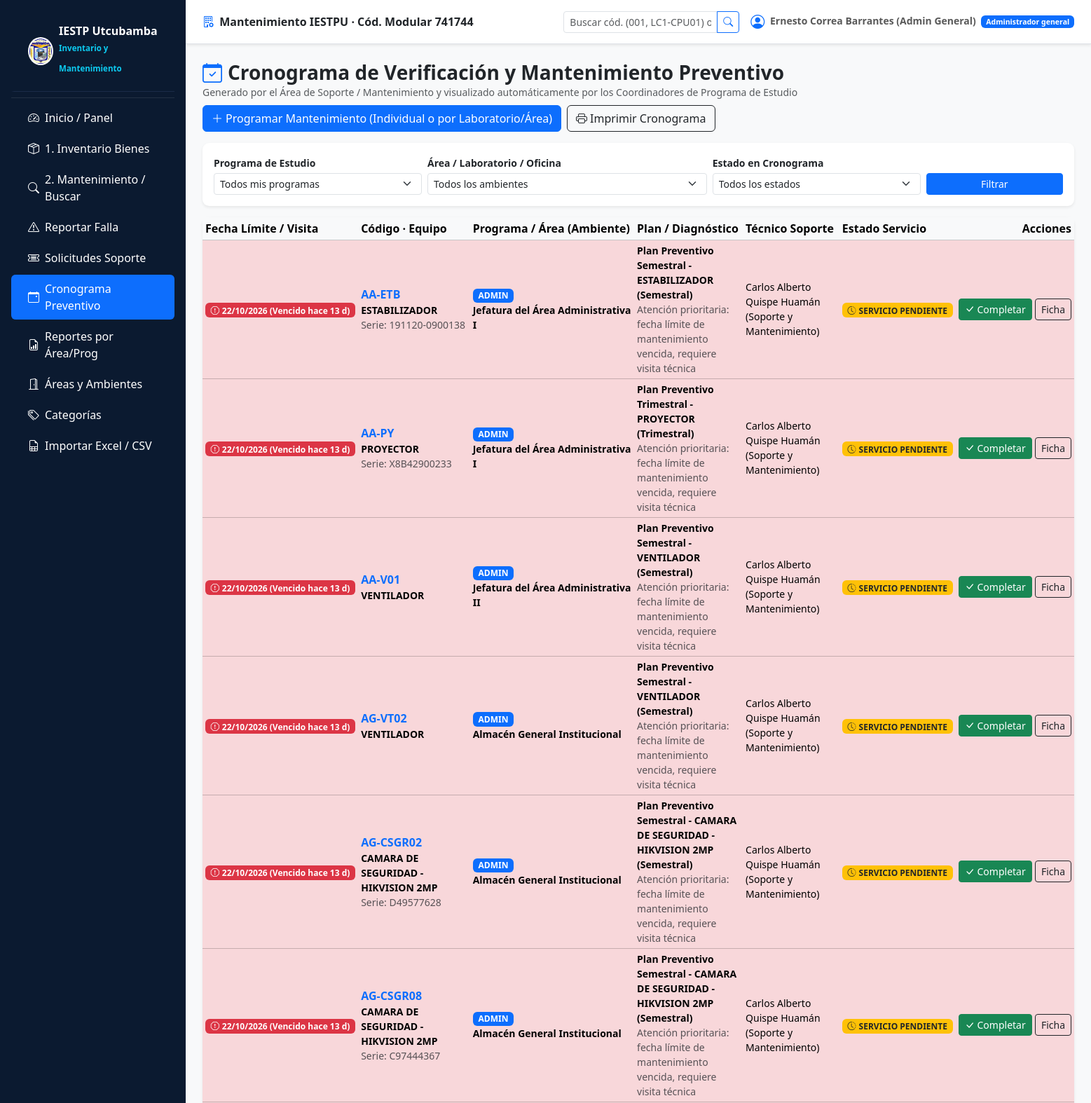
The app's page /admin/cronograma.php (signed in, upper part) with its own data.
### tables this page shows
CREATE TABLE usuarios (
  id               INT UNSIGNED NOT NULL AUTO_INCREMENT,
  rol_id           TINYINT UNSIGNED NOT NULL,
  dni              CHAR(8)      NULL,
  nombres          VARCHAR(100) NOT NULL,
  apellidos        VARCHAR(100) NOT NULL,
  correo           VARCHAR(150) NOT NULL,
  telefono         VARCHAR(20)  NULL,
  password_hash    VARCHAR(255) NOT NULL,           
  debe_cambiar_clave TINYINT(1) NOT NULL DEFAULT 1,
  intentos_fallidos TINYINT UNSIGNED NOT NULL DEFAULT 0,
  bloqueado_hasta  DATETIME     NULL,
  ultimo_acceso    DATETIME     NULL,
  activo           TINYINT(1)   NOT NULL DEFAULT 1,
  creado_en        DATETIME     NOT NULL DEFAULT CURRENT_TIMESTAMP,
  actualizado_en   DATETIME     NOT NULL DEFAULT CURRENT_TIMESTAMP ON UPDATE CURRENT_TIMESTAMP,
  PRIMARY KEY (id),
  UNIQUE KEY uq_usuarios_correo (correo),
  UNIQUE KEY uq_usuarios_dni (dni),
  KEY ix_usuarios_rol (rol_id),
  CONSTRAINT fk_usuarios_rol FOREIGN KEY (rol_id) REFERENCES roles(id)
);

CREATE TABLE roles (
  id            TINYINT UNSIGNED NOT NULL AUTO_INCREMENT,
  codigo        VARCHAR(30)  NOT NULL,             
  nombre        VARCHAR(80)  NOT NULL,
  descripcion   VARCHAR(255) NULL,
  PRIMARY KEY (id),
  UNIQUE KEY uq_roles_codigo (codigo)
);

CREATE TABLE programaciones_mantenimiento (
  id              INT UNSIGNED NOT NULL AUTO_INCREMENT,
  plan_id         INT UNSIGNED NOT NULL,
  fecha_programada DATE NOT NULL,
  tecnico_id      INT UNSIGNED NULL,
  estado          ENUM('programado','pendiente','en_ejecucion','realizado','reprogramado','vencido') NOT NULL DEFAULT 'programado',
  inicio_real     DATETIME NULL,
  fin_real        DATETIME NULL,
  resultado       TEXT NULL,
  observaciones   TEXT NULL,
  proxima_fecha   DATE NULL,
  reprogramada_de INT UNSIGNED NULL,                
  PRIMARY KEY (id),
  KEY ix_prog_fecha_estado (fecha_programada, estado),
  KEY ix_prog_plan (plan_id),
  CONSTRAINT fk_prog_plan    FOREIGN KEY (plan_id)   REFERENCES planes_mantenimiento_preventivo(id),
  CONSTRAINT fk_prog_tecnico FOREIGN KEY (tecnico_id) REFERENCES usuarios(id) ON DELETE SET NULL,
  CONSTRAINT fk_prog_repro   FOREIGN KEY (reprogramada_de) REFERENCES programaciones_mantenimiento(id),
  CONSTRAINT ck_prog_fechas  CHECK (fin_real IS NULL OR inicio_real IS NULL OR fin_real >= inicio_real)
);

CREATE TABLE equipos (
  id                INT UNSIGNED NOT NULL AUTO_INCREMENT,
  codigo_inventario VARCHAR(40)  NOT NULL,
  nombre            VARCHAR(150) NOT NULL,
  categoria_id      INT UNSIGNED NOT NULL,
  programa_id       TINYINT UNSIGNED NOT NULL,
  ambiente_id       INT UNSIGNED NULL,
  descripcion       TEXT NULL,
  marca             VARCHAR(80)  NULL,
  modelo            VARCHAR(80)  NULL,
  numero_serie      VARCHAR(100) NULL,
  fecha_adquisicion DATE NULL,
  estado            ENUM('operativo','con_falla','en_mantenimiento','fuera_de_servicio','dado_de_baja') NOT NULL DEFAULT 'operativo',
  observaciones     TEXT NULL,
  creado_por        INT UNSIGNED NULL,
  creado_en         DATETIME NOT NULL DEFAULT CURRENT_TIMESTAMP,
  actualizado_en    DATETIME NOT NULL DEFAULT CURRENT_TIMESTAMP ON UPDATE CURRENT_TIMESTAMP,
  PRIMARY KEY (id),
  UNIQUE KEY uq_equipos_codigo (codigo_inventario),
  KEY ix_equipos_programa_estado (programa_id, estado),
  KEY ix_equipos_ambiente (ambiente_id),
  CONSTRAINT fk_eq_categoria FOREIGN KEY (categoria_id) REFERENCES categorias_equipos(id),
  CONSTRAINT fk_eq_programa  FOREIGN KEY (programa_id)  REFERENCES programas(id),
  CONSTRAINT fk_eq_ambiente  FOREIGN KEY (ambiente_id)  REFERENCES ambientes(id) ON DELETE SET NULL,
  CONSTRAINT fk_eq_creador   FOREIGN KEY (creado_por)   REFERENCES usuarios(id) ON DELETE SET NULL
);

CREATE TABLE programas (
  id            TINYINT UNSIGNED NOT NULL AUTO_INCREMENT,
  codigo        VARCHAR(20)  NOT NULL,
  nombre        VARCHAR(120) NOT NULL,
  activo        TINYINT(1)   NOT NULL DEFAULT 1,
  PRIMARY KEY (id),
  UNIQUE KEY uq_programas_codigo (codigo),
  UNIQUE KEY uq_programas_nombre (nombre)
);

CREATE TABLE ambientes (
  id             INT UNSIGNED NOT NULL AUTO_INCREMENT,
  programa_id    TINYINT UNSIGNED NOT NULL,
  codigo         VARCHAR(30)  NOT NULL,
  nombre         VARCHAR(120) NOT NULL,
  tipo           ENUM('laboratorio','taller','oficina','aula','area_practica','simulacion','otro') NOT NULL DEFAULT 'laboratorio',
  ubicacion      VARCHAR(150) NULL,
  responsable_id INT UNSIGNED NULL,
  activo         TINYINT(1)   NOT NULL DEFAULT 1,
  PRIMARY KEY (id),
  UNIQUE KEY uq_ambientes_codigo (codigo),
  KEY ix_ambientes_programa (programa_id),
  CONSTRAINT fk_amb_programa    FOREIGN KEY (programa_id)    REFERENCES programas(id),
  CONSTRAINT fk_amb_responsable FOREIGN KEY (responsable_id) REFERENCES usuarios(id) ON DELETE SET NULL
);

CREATE TABLE planes_mantenimiento_preventivo (
  id             INT UNSIGNED NOT NULL AUTO_INCREMENT,
  programa_id    TINYINT UNSIGNED NOT NULL,
  ambiente_id    INT UNSIGNED NULL,
  equipo_id      INT UNSIGNED NOT NULL,
  nombre         VARCHAR(150) NOT NULL,
  descripcion    TEXT NULL,
  frecuencia     ENUM('mensual','trimestral','semestral','anual','personalizada') NOT NULL,
  intervalo_dias INT UNSIGNED NULL,                 
  tecnico_responsable_id INT UNSIGNED NULL,
  fecha_inicio   DATE NOT NULL,
  activo         TINYINT(1) NOT NULL DEFAULT 1,
  creado_por     INT UNSIGNED NOT NULL,
  creado_en      DATETIME NOT NULL DEFAULT CURRENT_TIMESTAMP,
  PRIMARY KEY (id),
  KEY ix_pmp_equipo (equipo_id),
  KEY ix_pmp_programa (programa_id),
  CONSTRAINT fk_pmp_programa FOREIGN KEY (programa_id) REFERENCES programas(id),
  CONSTRAINT fk_pmp_ambiente FOREIGN KEY (ambiente_id) REFERENCES ambientes(id) ON DELETE SET NULL,
  CONSTRAINT fk_pmp_equipo   FOREIGN KEY (equipo_id)   REFERENCES equipos(id),
  CONSTRAINT fk_pmp_tecnico  FOREIGN KEY (tecnico_responsable_id) REFERENCES usuarios(id) ON DELETE SET NULL,
  CONSTRAINT fk_pmp_creador  FOREIGN KEY (creado_por)  REFERENCES usuarios(id),
  CONSTRAINT ck_pmp_intervalo CHECK (frecuencia <> 'personalizada' OR (intervalo_dias IS NOT NULL AND intervalo_dias > 0))
);

### public/admin/cronograma.php (the view, shortened to what the rows shown need)
<?php
require dirname(__DIR__, 2) . '/includes/bootstrap.php';
require dirname(__DIR__, 2) . '/includes/layout.php';
require dirname(__DIR__, 2) . '/includes/catalogos.php';
$u = requiere_login();
$progs = programas_del_usuario((int) $u['id'], $u['rol']);
[$where, $params] = filtro_programas('pl.programa_id', $progs);
$cronograma = consulta(
    "SELECT pr.id, pr.fecha_programada, pr.estado, pr.resultado, pr.proxima_fecha,
            e.id AS equipo_id, e.codigo_inventario, e.codigo_interno, e.numero_serie, e.nombre AS equipo,
            prg.codigo AS programa, a.nombre AS ambiente, pl.nombre AS plan, pl.frecuencia,
            CONCAT(t.nombres,' ',t.apellidos) AS tecnico
       FROM programaciones_mantenimiento pr
       JOIN planes_mantenimiento_preventivo pl ON pl.id = pr.plan_id
       JOIN equipos e ON e.id = pl.equipo_id
       JOIN programas prg ON prg.id = pl.programa_id
       LEFT JOIN ambientes a ON a.id = pl.ambiente_id
       LEFT JOIN usuarios t ON t.id = pr.tecnico_id
      WHERE $where
      ORDER BY (pr.estado IN ('programado','pendiente','vencido')) DESC, pr.fecha_programada ASC
      LIMIT 150",
    $params
)->fetchAll();
cabecera('Cronograma de Verificación y Mantenimiento Preventivo', $u);
?>
<div class="d-flex flex-wrap justify-content-between align-items-center mb-3 gap-2">
  <div>
    <h1 class="h3 fw-bold text-dark mb-0"><i class="bi bi-calendar-check text-primary me-2"></i>Cronograma de Verificación y Mantenimiento Preventivo</h1>
  </div>
</div>
<div class="card shadow-sm border-0">
  <div class="table-responsive">
    <table class="table table-hover table-sm mb-0 align-middle">
      <thead class="table-light">
        <tr>
          <th>Fecha Límite / Visita</th>
          <th>Código · Equipo</th>
          <th>Programa / Área (Ambiente)</th>
          <th>Plan / Diagnóstico</th>
          <th>Técnico Soporte</th>
          <th>Estado Servicio</th>
          <th class="text-end no-print">Acciones</th>
        </tr>
      </thead>
      <tbody>
        <?php foreach ($cronograma as $c): ?>
          <?php
            $hoy = date('Y-m-d');
            $vencido = ($c['fecha_programada'] < $hoy && in_array($c['estado'], ['programado','pendiente','vencido'], true));
          ?>
          <tr class="<?= $vencido ? 'table-danger' : ($c['estado'] === 'realizado' ? '' : 'table-warning') ?>">
            <td class="fw-semibold text-nowrap">
              <?= semaforo_mantenimiento($c['fecha_programada'], 1) ?>
            </td>
            <td>
              <a class="fw-bold text-decoration-none" href="<?= e(url('admin/buscar_equipo.php?id=' . (int) $c['equipo_id'])) ?>">
                <?= e($c['codigo_interno'] ?: $c['codigo_inventario']) ?>
              </a>
              <div class="small fw-semibold"><?= e($c['equipo']) ?></div>
              <?php if (!empty($c['numero_serie'])): ?><div class="small text-muted">Serie: <?= e($c['numero_serie']) ?></div><?php endif; ?>
            </td>
            <td>
              <span class="badge bg-primary"><?= e($c['programa']) ?></span>
              <div class="small fw-semibold"><?= e($c['ambiente'] ?? '—') ?></div>
            </td>
            <td class="small" style="max-width: 300px;">
              <div class="fw-semibold"><?= e($c['plan']) ?> (<?= e(ucfirst($c['frecuencia'])) ?>)</div>
              <div class="text-muted"><?= e($c['resultado'] ?? '—') ?></div>
            </td>
            <td class="small"><?= e($c['tecnico'] ?? 'Soporte Técnico IESTPU') ?></td>
            <td>
              <?= $c['estado'] === 'realizado' ? insignia_servicio('completo') : insignia_servicio('pendiente') ?>
            </td>
            <td class="text-end text-nowrap no-print">
              <?php if ($c['estado'] !== 'realizado' && in_array($u['rol'], ['admin_general', 'admin_programa', 'tecnico'], true)): ?>
                <form method="post" class="d-inline">
                  <button class="btn btn-sm btn-success" type="submit" title="Confirmar que se realizó el mantenimiento">
                    <i class="bi bi-check-lg"></i> Completar
                  </button>
                </form>
              <?php endif; ?>
              <a class="btn btn-sm btn-outline-dark" href="<?= e(url('admin/ficha_mantenimiento.php?id=' . (int) $c['equipo_id'])) ?>">
                Ficha
              </a>
            </td>
          </tr>
        <?php endforeach; if (!$cronograma): ?>
          <tr><td colspan="7" class="text-center text-muted py-4">No hay mantenimientos programados con esos filtros.</td></tr>
        <?php endif; ?>
      </tbody>
    </table>
  </div>
</div>
<?php pie();

### includes/layout.php (shortened to what the rows shown need)
<?php
function menu_para_rol(string $rol): array
{
    $m = ['Inicio / Panel' => ['ruta' => 'index.php', 'icono' => 'bi-speedometer2']];
    if ($rol === 'docente') {
        $m['Buscador de Bienes']    = ['ruta' => 'admin/buscar_equipo.php', 'icono' => 'bi-search'];
        $m['Reportar Falla']        = ['ruta' => 'docente/reportar.php', 'icono' => 'bi-exclamation-triangle'];
        $m['Mis Solicitudes']       = ['ruta' => 'docente/mis_solicitudes.php', 'icono' => 'bi-list-check'];
        $m['Cronograma Preventivo'] = ['ruta' => 'admin/cronograma.php', 'icono' => 'bi-calendar-event'];
    } else {
        $m['1. Inventario Bienes']  = ['ruta' => 'admin/equipos.php', 'icono' => 'bi-box-seam'];
        $m['2. Mantenimiento / Buscar'] = ['ruta' => 'admin/buscar_equipo.php', 'icono' => 'bi-search'];
        $m['Reportar Falla']        = ['ruta' => 'docente/reportar.php', 'icono' => 'bi-exclamation-triangle'];
        $m['Solicitudes Soporte']   = ['ruta' => 'admin/solicitudes.php', 'icono' => 'bi-ticket-detailed'];
        $m['Cronograma Preventivo'] = ['ruta' => 'admin/cronograma.php', 'icono' => 'bi-calendar-event'];
        $m['Reportes por Área/Prog']= ['ruta' => 'admin/reportes.php', 'icono' => 'bi-file-earmark-bar-graph'];
        $m['Áreas y Ambientes']     = ['ruta' => 'admin/ambientes.php', 'icono' => 'bi-door-open'];
        $m['Categorías']            = ['ruta' => 'admin/categorias.php', 'icono' => 'bi-tags'];
        $m['Importar Excel / CSV']  = ['ruta' => 'admin/importar_inventario.php', 'icono' => 'bi-file-earmark-spreadsheet'];
    }
    return $m;
}
function cabecera(string $titulo, ?array $u = null): void
{
    $app = $GLOBALS['CFG']['app']['nombre'];
    $pagina_actual = basename($_SERVER['SCRIPT_NAME']);
    ?>
<!doctype html>
<html lang="es">
<head>
  <link href="https://cdn.jsdelivr.net/npm/bootstrap@5.3.3/dist/css/bootstrap.min.css" rel="stylesheet">
  <link rel="stylesheet" href="https://cdn.jsdelivr.net/npm/bootstrap-icons@1.11.1/font/bootstrap-icons.css">
  <link href="<?= e(url('assets/css/app.css')) ?>" rel="stylesheet">
</head>
<body class="bg-light">
<?php if ($u): ?>
<div class="d-flex">
  <aside class="sidebar d-none d-md-flex flex-column flex-shrink-0 p-3 text-white" style="width: 265px;">
    <a href="<?= e(url('index.php')) ?>" class="d-flex align-items-center mb-3 mb-md-0 me-md-auto text-white text-decoration-none gap-2 brand">
      <img src="<?= e(url('assets/img/logo-iestp.png')) ?>" alt="Logo" style="width: 40px; height: 40px; border-radius: 50%; background: white; padding: 2px;">
      <div>
        <div class="fs-6 fw-bold lh-1">IESTP Utcubamba</div>
        <small class="text-info" style="font-size: 0.72rem;">Inventario y Mantenimiento</small>
      </div>
    </a>
    <hr class="text-secondary my-2">
    <ul class="nav nav-pills flex-column mb-auto gap-1">
      <?php foreach (menu_para_rol($u['rol']) as $txt => $item): ?>
        <li class="nav-item">
          <a href="<?= e(url($item['ruta'])) ?>" class="nav-link text-white d-flex align-items-center gap-2 py-2 <?= $pagina_actual === basename($item['ruta']) ? 'active' : '' ?>">
            <i class="bi <?= e($item['icono']) ?>"></i>
            <span><?= e($txt) ?></span>
          </a>
        </li>
      <?php endforeach; ?>
    </ul>
  </aside>
  <div class="flex-grow-1 min-vh-100 d-flex flex-column">
    <nav class="navbar navbar-light bg-white border-bottom px-4 py-2 shadow-sm no-print">
      <div class="container-fluid px-0">
        <span class="navbar-text fw-bold text-dark d-none d-md-block">
          <i class="bi bi-building-gear text-primary me-1"></i> <?= e($app) ?> · Cód. Modular 741744
        </span>
        <div class="d-flex align-items-center gap-3 ms-auto">
          <form method="get" action="<?= e(url('admin/buscar_equipo.php')) ?>" class="d-none d-lg-flex">
            <div class="input-group input-group-sm">
              <input class="form-control" name="q" placeholder="Buscar cód. (001, LC1-CPU01) o serie…">
              <button class="btn btn-outline-primary" type="submit"><i class="bi bi-search"></i></button>
            </div>
          </form>
          <span class="navbar-text small">
            <i class="bi bi-person-circle fs-5 align-middle me-1 text-primary"></i>
            <strong><?= e($u['nombres'] . ' ' . $u['apellidos']) ?></strong>
            <span class="badge bg-primary ms-1"><?= e($u['rol_nombre']) ?></span>
          </span>
        </div>
      </div>
    </nav>
    <main class="container-fluid py-4 px-4 flex-grow-1">
<?php else: ?>
    <main class="container py-4">
<?php endif; ?>
<?php
}
function pie(): void
{
    ?>
    </main>
<?php if (isset($_SESSION['uid'])): ?>
  </div>
</div>
<?php endif; ?>
</body>
</html>
<?php
}

### includes/catalogos.php (shortened to what the rows shown need)
<?php
function insignia_servicio(?string $servicio): string
{
    $s = strtolower((string) $servicio);
    if ($s === 'pendiente' || $s === 'programado') {
        return '<span class="badge text-bg-warning text-dark"><i class="bi bi-clock-history me-1"></i>SERVICIO PENDIENTE</span>';
    }
    return '<span class="badge text-bg-light text-muted border">No aplica</span>';
}
function semaforo_mantenimiento(?string $fecha_limite, int $requiere = 1): string
{
    $hoy = new DateTimeImmutable('today');
    $lim = DateTimeImmutable::createFromFormat('!Y-m-d', substr($fecha_limite, 0, 10));
    $dias = (int) $hoy->diff($lim)->format('%r%a');
    $fechaFmt = $lim->format('d/m/Y');
    if ($dias < 0) {
        $abs = abs($dias);
        return '<span class="badge text-bg-danger"><i class="bi bi-exclamation-octagon me-1"></i>' . e($fechaFmt) . " (Vencido hace {$abs} d)</span>";
    }
    return '<span class="badge text-bg-success"><i class="bi bi-shield-check me-1"></i>' . e($fechaFmt) . " (En {$dias} d)</span>";
}

### records on screen
usuarios: nombres+apellidos "Ernesto Correa Barrantes (Admin General)", rol.nombre "Administrador general"
programaciones_mantenimiento: fecha_programada "22/10/2026", fecha_programada "13", equipos.codigo_interno "AA-ETB", equipos.nombre "ESTABILIZADOR", equipos.numero_serie "191120-0900138", programas.codigo "ADMIN", ambientes.nombre "Jefatura del Área Administrativa I", plan.nombre "Plan Preventivo Semestral - ESTABILIZADOR", plan.frecuencia "Semestral", resultado "Atención prioritaria: fecha límite de mantenimiento vencida, requiere visita técnica", tecnico "Carlos Alberto Quispe Huamán (Soporte y Mantenimiento)"
programaciones_mantenimiento: fecha_programada "22/10/2026", fecha_programada "13", equipos.codigo_interno "AA-PY", equipos.nombre "PROYECTOR", equipos.numero_serie "X8B42900233", programas.codigo "ADMIN", ambientes.nombre "Jefatura del Área Administrativa I", plan.nombre "Plan Preventivo Trimestral - PROYECTOR", plan.frecuencia "Trimestral", resultado "Atención prioritaria: fecha límite de mantenimiento vencida, requiere visita técnica", tecnico "Carlos Alberto Quispe Huamán (Soporte y Mantenimiento)"
programaciones_mantenimiento: fecha_programada "22/10/2026", fecha_programada "13", equipos.codigo_interno "AA-V01", equipos.nombre "VENTILADOR", programas.codigo "ADMIN", ambientes.nombre "Jefatura del Área Administrativa II", plan.nombre "Plan Preventivo Semestral - VENTILADOR", plan.frecuencia "Semestral", resultado "Atención prioritaria: fecha límite de mantenimiento vencida, requiere visita técnica", tecnico "Carlos Alberto Quispe Huamán (Soporte y Mantenimiento)"
programaciones_mantenimiento: fecha_programada "22/10/2026", fecha_programada "13", equipos.codigo_interno "AG-VT02", equipos.nombre "VENTILADOR", programas.codigo "ADMIN", ambientes.nombre "Almacén General Institucional", plan.nombre "Plan Preventivo Semestral - VENTILADOR", plan.frecuencia "Semestral", resultado "Atención prioritaria: fecha límite de mantenimiento vencida, requiere visita técnica", tecnico "Carlos Alberto Quispe Huamán (Soporte y Mantenimiento)"
programaciones_mantenimiento: fecha_programada "22/10/2026", fecha_programada "13", equipos.codigo_interno "AG-CSGR02", equipos.nombre "CAMARA DE SEGURIDAD - HIKVISION 2MP", equipos.numero_serie "D49577628", programas.codigo "ADMIN", ambientes.nombre "Almacén General Institucional", plan.nombre "Plan Preventivo Semestral - CAMARA DE SEGURIDAD - HIKVISION 2MP", plan.frecuencia "Semestral", resultado "Atención prioritaria: fecha límite de mantenimiento vencida, requiere visita técnica", tecnico "Carlos Alberto Quispe Huamán (Soporte y Mantenimiento)"
programaciones_mantenimiento: fecha_programada "22/10/2026", fecha_programada "13", equipos.codigo_interno "AG-CSGR08", equipos.nombre "CAMARA DE SEGURIDAD - HIKVISION 2MP", equipos.numero_serie "C97444367", programas.codigo "ADMIN", ambientes.nombre "Almacén General Institucional", plan.nombre "Plan Preventivo Semestral - CAMARA DE SEGURIDAD - HIKVISION 2MP", plan.frecuencia "Semestral", resultado "Atención prioritaria: fecha límite de mantenimiento vencida, requiere visita técnica", tecnico "Carlos Alberto Quispe Huamán (Soporte y Mantenimiento)"

### other values on screen
$txt "Inicio / Panel"
$txt "1. Inventario Bienes"
$txt "2. Mantenimiento / Buscar"
$txt "Reportar Falla"
$txt "Solicitudes Soporte"
$txt "Cronograma Preventivo"
$txt "Reportes por Área/Prog"
$txt "Áreas y Ambientes"
$txt "Categorías"
$txt "Importar Excel / CSV"
$app "Mantenimiento IESTPU"
